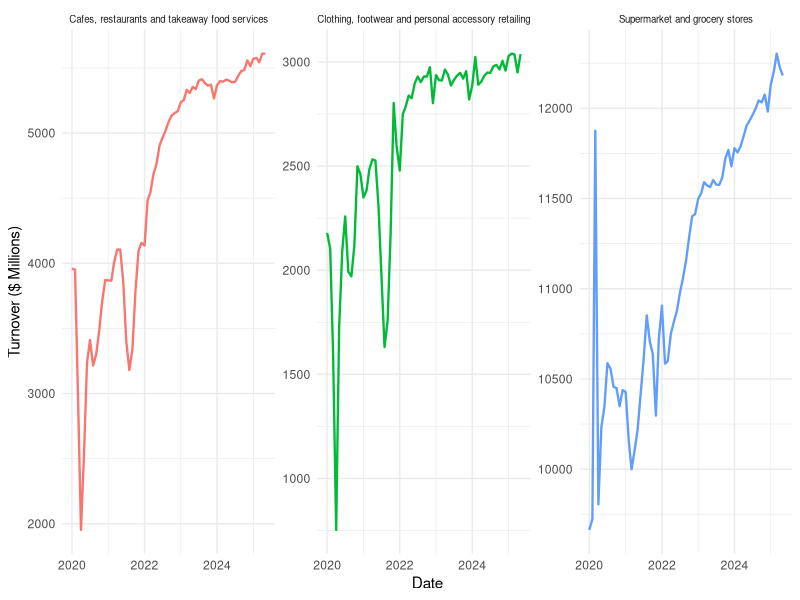

The R source for this figure:
## ---- chunk 1
#| label: setup
#| include: false

library(tidyverse)
library(knitr)
library(here)
library(kableExtra)

# Read raw data
retail_raw <- read_csv(
  here::here("data/Retail turnover, state by industry subgroup, seasonally adjusted.csv"),
  col_names = FALSE,
  show_col_types = FALSE
)

# Extract series names from first row
series_names <- retail_raw[1, -1] |>
  pivot_longer(cols = everything(), values_to = "series") |>
  pull(series)

# Clean and reshape data
retail_clean <- retail_raw[-(1:10), ] |>
  rename(Month = X1) |>
  pivot_longer(cols = -Month, names_to = "series_col", values_to = "Turnover") |>
  mutate(
    series_index = as.integer(str_remove(series_col, "X")) - 1,
    series = series_names[series_index],
    Month = as.Date(as.numeric(Month), origin = "1899-12-30"),
    Turnover = as.numeric(Turnover)
  ) |>
  separate(series, into = c("Measure", "State", "Industry"), sep = ";", fill = "right") |>
  mutate(
    across(c(Measure, State, Industry), str_trim),
    Industry = str_replace(
      Industry,
      "Furniture, floor coverings, houseware and textile goods retailing",
      "Furniture and houseware retailing"
    )
  ) |>
  filter(
    Month >= as.Date("2020-01-01"),
    Month <= as.Date("2025-05-01"),
    !str_detect(State, "Total"),
    !str_detect(Industry, "Total"),
    !is.na(Turnover)
  )
## ---- chunk 2
#| label: tbl-summary
#| tbl-cap: "Top 10 state-industry combinations by average monthly retail turnover, 2020–2025 (AUD millions, seasonally adjusted)"
#| echo: false

retail_clean |>
  group_by(State, Industry) |>
  summarise(average_turnover = round(mean(Turnover, na.rm = TRUE), 1), .groups = "drop") |>
  arrange(desc(average_turnover)) |>
  head(10) |>
  kable(col.names = c("State", "Industry", "Avg Turnover ($M)")) |>
  kableExtra::kable_styling(font_size = 11)
## ---- chunk 3
#| label: fig-trend
#| fig-cap: "Monthly retail turnover across selected industries in Australia, January 2020 to May 2025 (seasonally adjusted, AUD millions)"
#| echo: false
#| fig-width: 9
#| fig-height: 2.8

retail_clean |>
  filter(Industry %in% c(
    "Supermarket and grocery stores",
    "Cafes, restaurants and takeaway food services",
    "Clothing, footwear and personal accessory retailing"
  )) |>
  group_by(Month, Industry) |>
  summarise(Turnover = sum(Turnover), .groups = "drop") |>
  ggplot(aes(x = Month, y = Turnover, colour = Industry)) +
  geom_line(linewidth = 0.8) +
  facet_wrap(~ Industry, scales = "free_y") +
  labs(x = "Date", y = "Turnover ($ Millions)") +
  theme_minimal() +
  theme(legend.position = "none", strip.text = element_text(size = 7))
